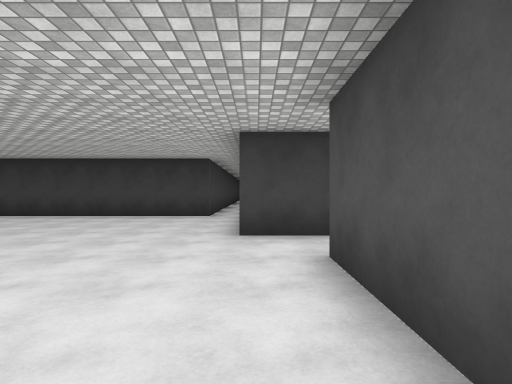
[1] (above)

19 first-person views from a walk through a scene from a Unity 3-D project. The camera is 1.4 m above the floor, looks level and sees 80° across. Doors are open. The floor is counted in squares, 2.12 m on a side. Each view is taken from the middle of a square. On the plan, view 1 faces up. The plan holds only what a view shows up to about 10 squares ahead; the rest is blank. The place goes on beyond the plan. The player character is not drawn. Surface patterns are stand-ins for the level's own textures.

[2]
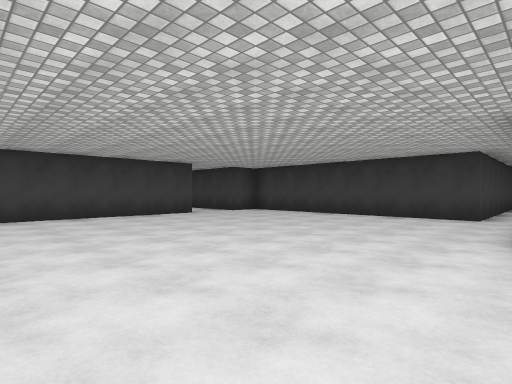

[3]
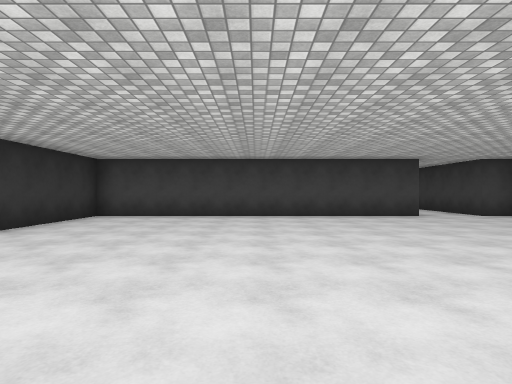

[4]
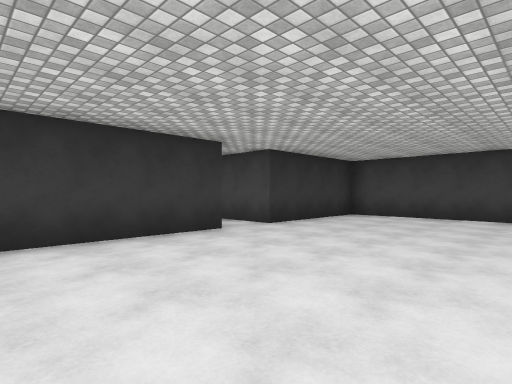

[5]
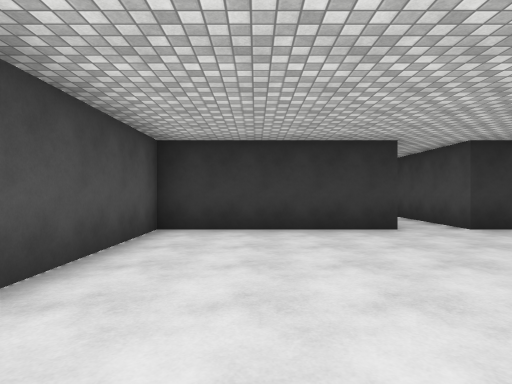

[6]
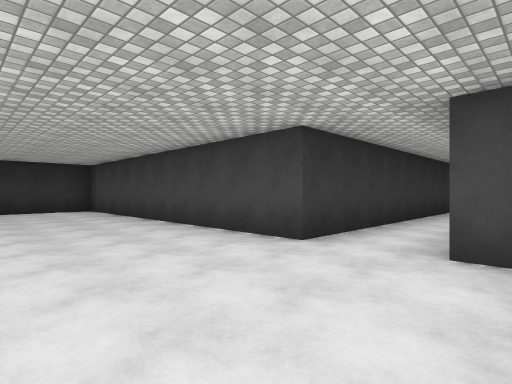

[7]
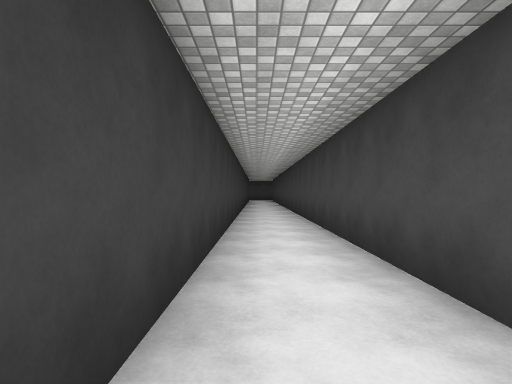

[8]
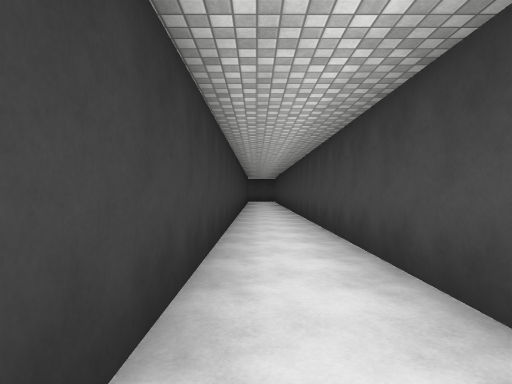

[9]
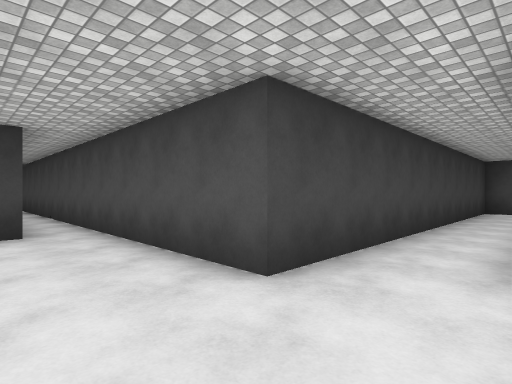

[10]
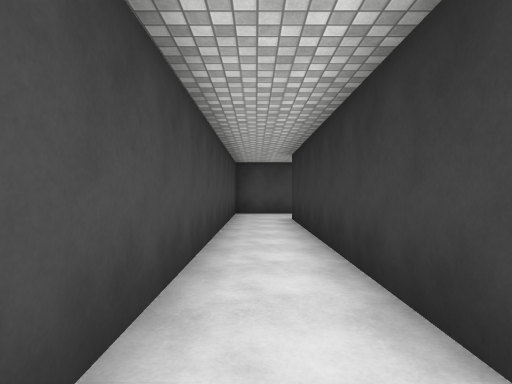

[11]
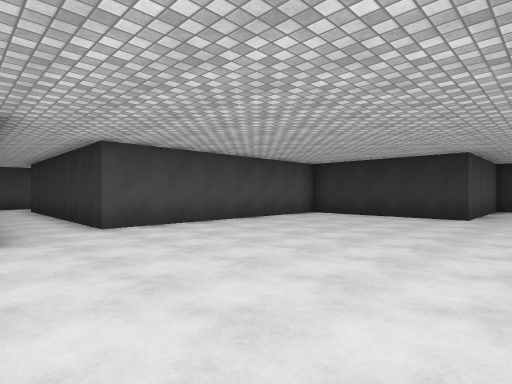

[12]
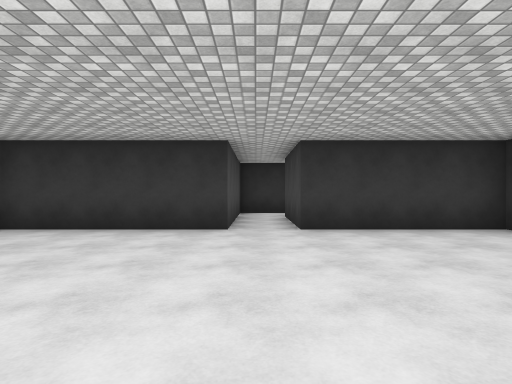

[13]
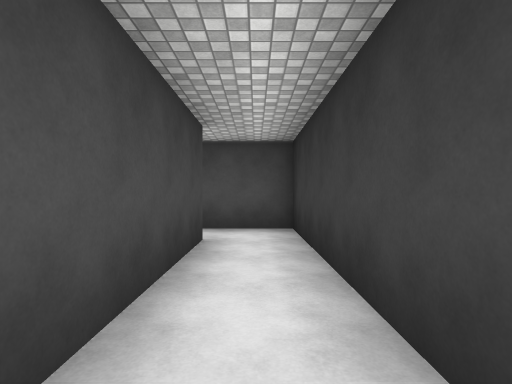

[14]
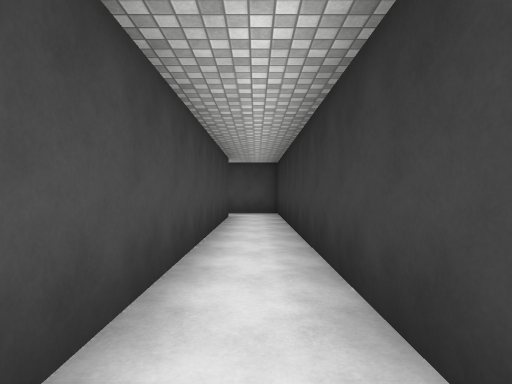

[15]
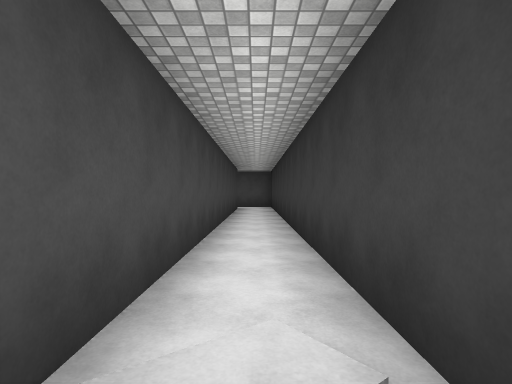

[16]
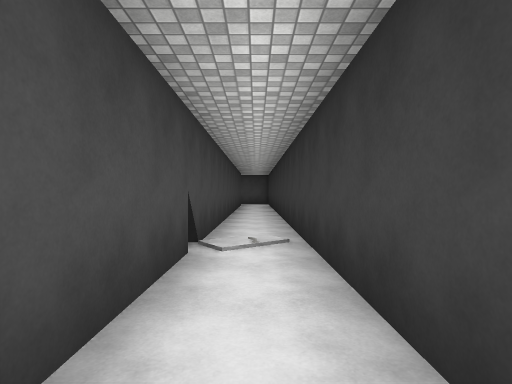

[17]
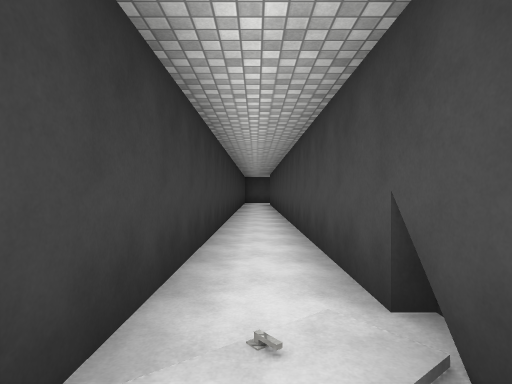

[18]
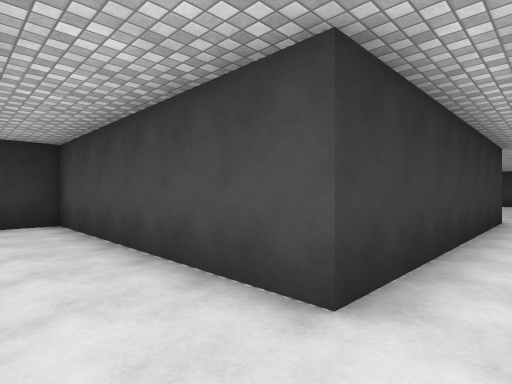

[19]
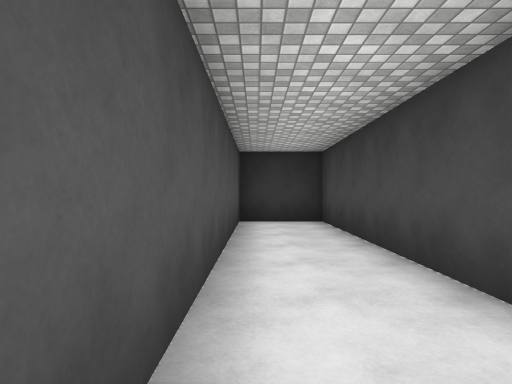

### Floor plan
Ten units are one square. View 1 is at (0, 0); x grows to the right and y downward. Boxes are objects, and circles mark ways between rooms. Rooms are numbered by the first view taken in them; rooms with no view inside come last. Other rooms are left out.
<svg viewBox="-210 -95 309 177">
<path fill="none" stroke="#000" d="M-84 -81 -84 -72 -204 -72M-2 -46 -2 -85M-13 -84 -71 -84M-35 65 -35 34 7 34 7 -31M-204 -55 -84 -55 -84 34 -48 34 -48 63M-48 63 -205 63M-205 77 -35 77 -35 65M7 -31 75 -31 75 29 94 29 94 -46 -2 -46"/>
<circle cx="-40" cy="60" r="3" fill="#2a7"/>
<circle cx="10" cy="-40" r="3" fill="#2a7"/>
<text x="-60" y="-30">1</text>
<text x="-120" y="70">2</text>
<text x="80" y="-20">3</text>
</svg>
Room 1 opens to room 2. Room 1 opens to room 3.

Where each view was taken, in squares from view 1:
view 1: 0 up, 0 right, facing up
view 2: 0 up, 0 right, facing up-left
view 3: 1 up, 0 right, facing left
view 4: 1 up, 0 right, facing down-left
view 5: 2 up, 1 left, facing down
view 6: 8 up, 5 left, facing down-left
view 7: 6 up, 9 left, facing left
view 8: 6 up, 12 left, facing left
view 9: 3 up, 2 left, facing up-right
view 10: 4 up, 0 right, facing right
view 11: 5 up, 5 left, facing down-right
view 12: 2 up, 4 left, facing down
view 13: 7 down, 9 left, facing right
view 14: 7 down, 13 left, facing right
view 15: 7 down, 17 left, facing right
view 16: 7 down, 20 left, facing right
view 17: 7 down, 15 left, facing left
view 18: 4 up, 9 right, facing down-left
view 19: 4 up, 9 right, facing down
